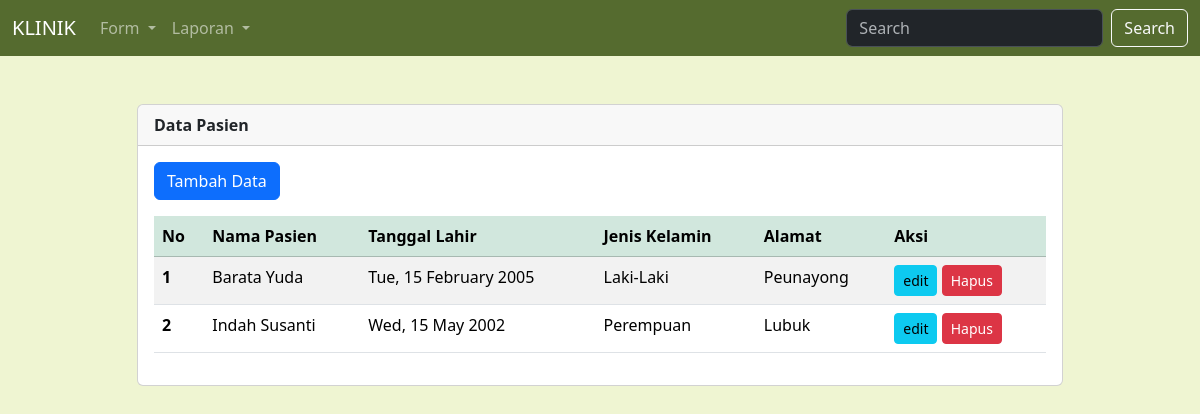
Screenshot of /pasien/index.php with the database file from the repository.
### tables this page shows
CREATE TABLE `pasien` (
  `pasienKlinik_ID` int(11) NOT NULL,
  `Nama_pasienKlinik` varchar(100) NOT NULL,
  `Tanggal_LahirPasien` date NOT NULL,
  `Jenis_KelaminPasien` varchar(20) NOT NULL,
  `Alamat_Pasien` varchar(100) NOT NULL
);

### pasien/index.php (the view, shortened to what this page needs)
<!DOCTYPE html>
<html lang="en">
<head>
    <link href="https://cdn.jsdelivr.net/npm/bootstrap@5.3.8/dist/css/bootstrap.min.css" rel="stylesheet"
>
</head>
<body style="background-color: #EFF5D2;">
    <?php
    include('../navbar.php');
    ?>
    <div class="container">
        <div class="row">
            <div class="col-10 m-auto mt-5">
                <div class="card">
                    <div class="card-header">
                        <b>Data Pasien</b>
                    </div>
                    <div class="card-body">
                        <a href="form.php" class="btn btn-primary">Tambah Data</a>
                        <table class="table mt-3 table-striped ">
                            <thead>
                                <tr class="table-success">
                                    <th scope="col">No</th>
                                    <th scope="col">Nama Pasien</th>
                                    <th scope="col">Tanggal Lahir</th>
                                    <th scope="col">Jenis Kelamin</th>
                                    <th scope="col">Alamat</th>
                                    <th scope="col">Aksi</th>
                                </tr>
                            </thead>
                            <tbody>
                                <?php
                                include('../koneksi.php');
                                $qry = "SELECT * FROM pasien ORDER BY Nama_pasienKlinik ASC";
                                $result = mysqli_query($koneksi, $qry);
                                $nomor = 1;
                                foreach ($result as $row) {
                                    $tgl_lahir = date_create($row['Tanggal_LahirPasien']);
                                    $tgl_lahir = date_format($tgl_lahir, 'D, d F Y')
                                        ?>
                                    <tr>
                                        <th scope="row"><?= $nomor++ ?></th>
                                        <td><?= $row['Nama_pasienKlinik'] ?></td>
                                        <td><?= $tgl_lahir ?></td>
                                        <td><?= $row['Jenis_KelaminPasien'] ?></td>
                                        <td><?= $row['Alamat_Pasien'] ?></td>
                                        <td>
                                            <a href="edit.php?id=<?=$row['pasienKlinik_ID'] ?>" class="btn btn-info btn-sm">edit</a>
                                            <button type="button" class="btn btn-danger btn-sm" data-bs-toggle="modal"
                                                data-bs-target="#exampleModal<?=$row['pasienKlinik_ID'] ?>">
                                                Hapus
                                            </button>
                                        </td>
                                    </tr>
                                    <?php
                                }
                                ?>
                            </tbody>
                        </table>
                    </div>
                </div>
            </div>
        </div>
    </div>
</body>
</html>

### navbar.php (shortened to what this page needs)
<nav class="navbar navbar-expand-lg" style="background-color: #556B2F;" data-bs-theme="dark">
        <div class="container-fluid">
            <a class="navbar-brand" href="#">KLINIK</a>
            <div class="collapse navbar-collapse" id="navbarSupportedContent">
            <ul class="navbar-nav me-auto mb-2 mb-lg-0">
                <li class="nav-item dropdown">
                <a class="nav-link dropdown-toggle" href="#" role="button" data-bs-toggle="dropdown" aria-expanded="false">
                    Form
                </a>
                </li>
                <li class="nav-item dropdown">
                <a class="nav-link dropdown-toggle" href="#" role="button" data-bs-toggle="dropdown" aria-expanded="false">
                    Laporan
                </a>
                </li>
            </ul>
            <form class="d-flex" role="search">
                <input class="form-control me-2" type="search" placeholder="Search" aria-label="Search"/>
                <button class="btn btn-outline-light" type="submit">Search</button>
            </form>
            </div>
        </div>
    </nav>

### rows the page displays
pasien: Nama_pasienKlinik "Barata Yuda", Tanggal_LahirPasien "Tue, 15 February 2005", Jenis_KelaminPasien "Laki-Laki", Alamat_Pasien "Peunayong"
pasien: Nama_pasienKlinik "Indah Susanti", Tanggal_LahirPasien "Wed, 15 May 2002", Jenis_KelaminPasien "Perempuan", Alamat_Pasien "Lubuk"
